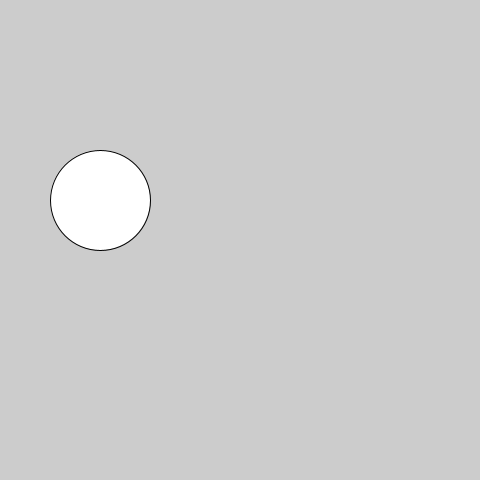
Frame 1 (no input)
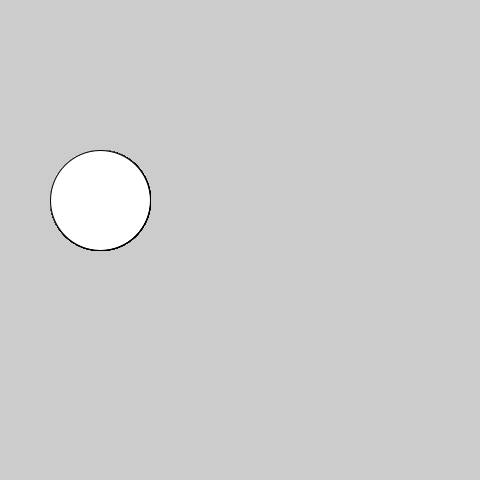
Frame 60 (the mouse pressed at the canvas centre just before this capture)
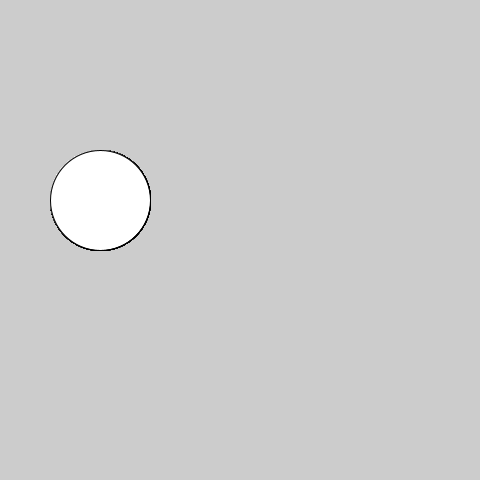
Frame 120 (the mouse held since frame 60 and released just before this capture)

The Processing sketch that drew these frames (run headless with seeded random() and noise(); from frame 60 on, the mouse is pressed at the canvas centre):

// Processing sketch: sketch_130105a
// ── sketch_130105a.pde
void setup(){
  size(480, 480);
  
}

void draw(){
  ellipse(100, 200, 100, 100);
}
